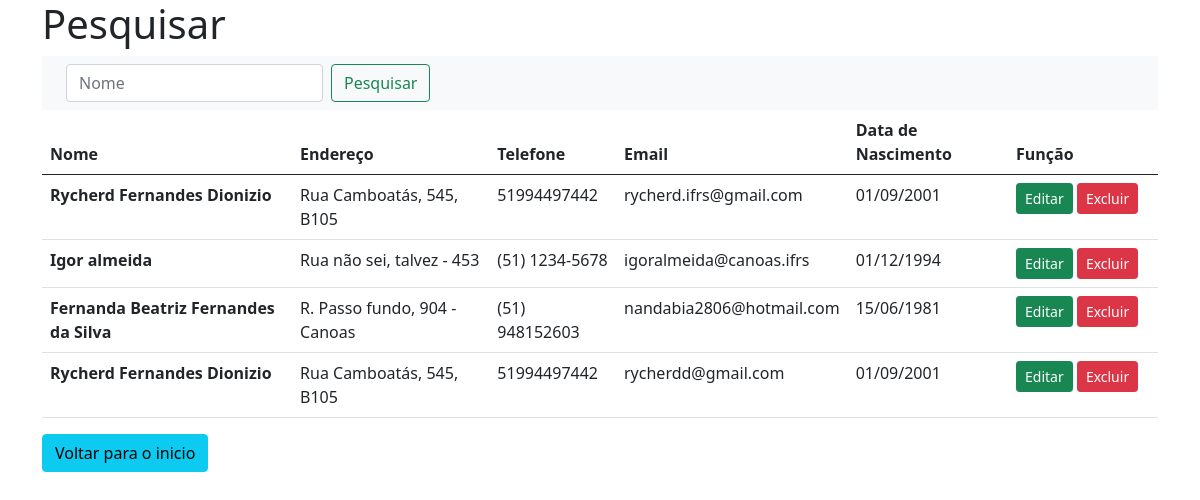
Screenshot of /pesquisa.php with the database file from the repository.
### tables this page shows
CREATE TABLE `pessoas` (
  `cod_pessoa` int(11) NOT NULL,
  `nome` varchar(200) NOT NULL,
  `endereco` varchar(200) NOT NULL,
  `telefone` varchar(16) NOT NULL,
  `email` varchar(255) NOT NULL,
  `dt_nasc` date NOT NULL
);

### conexao.php (called while the page is built, shortened)
<?php
    function mostra_data($data){
        $d = explode('-', $data);
        $escreve = $d[2] ."/".$d[1]."/".$d[0];
        return $escreve;
    }
?>

### pesquisa.php (the view, shortened to what this page needs)
<!doctype html>
<html lang="en">
  <head>
    <link href="css/bootstrap.min.css" rel="stylesheet">
  <body>
    <?php
        $pesquisa = $_POST['busca'] ?? '';
        include "conexao.php";
        $sql = "SELECT * FROM pessoas WHERE nome LIKE '%$pesquisa%'";
    ?>
      <div class='container'>
          <div class='row'>
            <div class='col'>
              <h1>Pesquisar</h1>
              <nav class="navbar navbar-light bg-light">
                    <div class="container-fluid">
                        <form class="d-flex" action="pesquisa.php" method="POST">
                            <input class="form-control me-2" type="search" placeholder="Nome" aria-label="Search" name="busca" autofocus>
                            <button class="btn btn-outline-success" type="submit">Pesquisar</button>
                        </form>
                     </div>
            </nav>
            <table class="table table-hover">
  <thead>
    <tr>
      <th scope="col">Nome</th>
      <th scope="col">Endereço</th>
      <th scope="col">Telefone</th>
      <th scope="col">Email</th>
      <th scope="col">Data de Nascimento</th>
      <th scope="col">Função</th>
    </tr>
  </thead>
  <tbody>
  <?php
        $dados = mysqli_query($conn, $sql);
        while($linha = mysqli_fetch_assoc($dados)){
            $cod_pessoa = $linha['cod_pessoa'];
            $nome = $linha['nome'];
            $endereco = $linha['endereco'];
            $telefone = $linha['telefone'];
            $email = $linha['email'];
            $dt_nasc = $linha['dt_nasc'];
            $dt_nasc = mostra_data($dt_nasc);
          echo"<tr>
                    <th scope='row'>$nome</th>
                    <td>$endereco</td>
                    <td>$telefone</td>
                    <td>$email</td>
                    <td>$dt_nasc</td>
                    <td width=150px>
                        <a href='cadastro_edit.php?id=$cod_pessoa' class='btn btn-success btn-sm'>Editar</a>
                        <a href='#' class='btn btn-danger btn-sm' data-bs-toggle='modal' data-bs-target='#confirma' onclick=" .'"' ."pegar_dados($cod_pessoa, '$nome')".'"' .">Excluir</a>
                    </td>
                </tr>";
        }
    ?>
  </tbody>
</table>
                <a href="index.php" class="btn btn-primary btn-info">Voltar para o inicio</a>
            </div>
          </div>
      </div>
  </body>
</html>

### rows the page displays
pessoas: nome "Rycherd Fernandes Dionizio", endereco "Rua Camboatás, 545, B105", telefone "51994497442", email "rycherd.ifrs@gmail.com", dt_nasc "01/09/2001"
pessoas: nome "Igor almeida", endereco "Rua não sei, talvez - 453", telefone "(51) 1234-5678", email "igoralmeida@canoas.ifrs", dt_nasc "01/12/1994"
pessoas: nome "Fernanda Beatriz Fernandes da Silva", endereco "R. Passo fundo, 904 - Canoas", telefone "(51) 948152603", email "nandabia2806@hotmail.com", dt_nasc "15/06/1981"
pessoas: nome "Rycherd Fernandes Dionizio", endereco "Rua Camboatás, 545, B105", telefone "51994497442", email "rycherdd@gmail.com", dt_nasc "01/09/2001"
